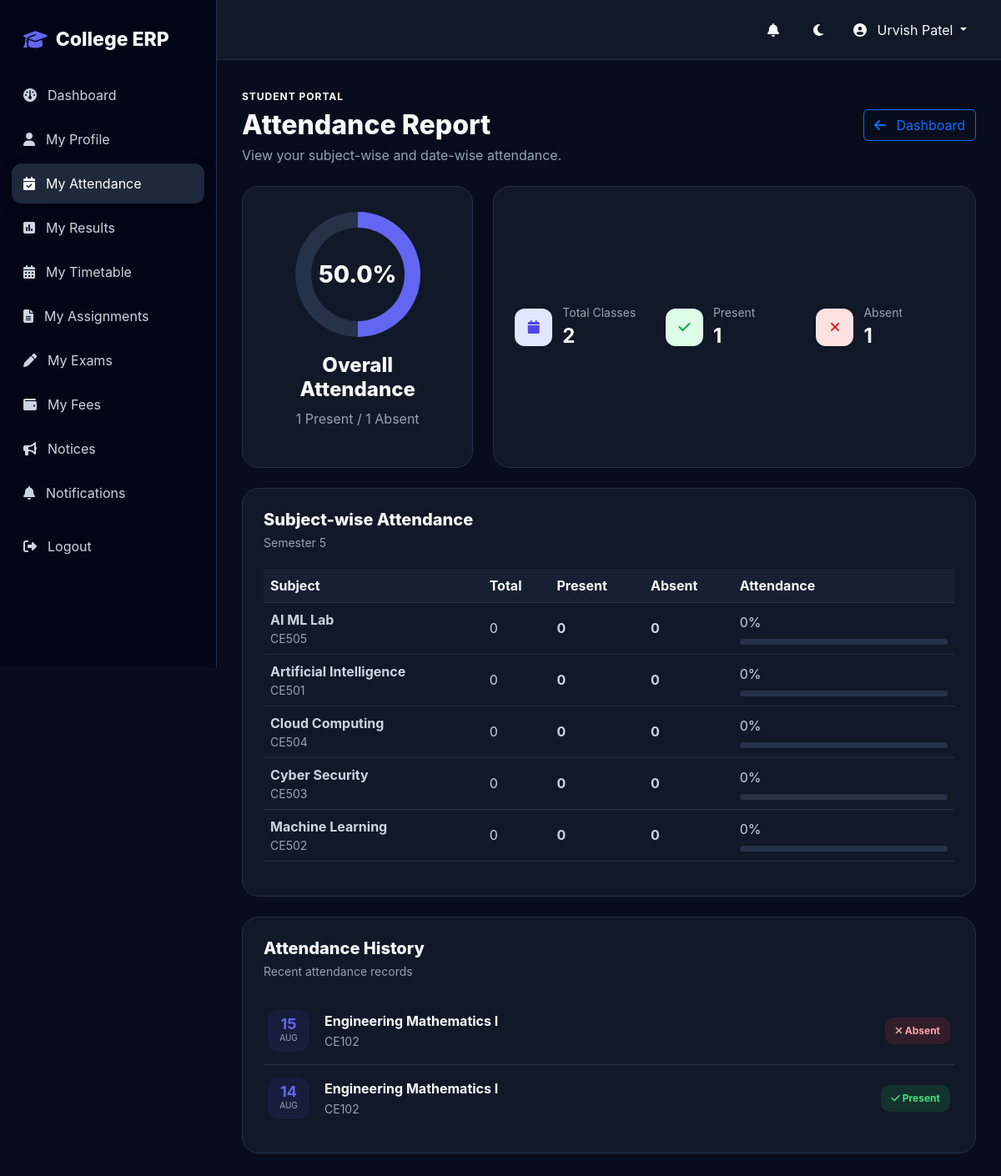
Screenshot of /attendance-report/ (signed in) with the database file from the repository.
### students/models.py (models this page shows, shortened)
class Student(models.Model):
    GENDER_CHOICES = [
        ("MALE", "Male"),
        ("FEMALE", "Female"),
        ("OTHER", "Other"),
    ]
    user = models.OneToOneField(
        User,
        on_delete=models.CASCADE,
        related_name="student_profile",
        blank=True,
        null=True,
    )
    student_id = models.CharField(
        max_length=30,
        unique=True
    )
    profile_photo = models.ImageField(
        upload_to="students/",
        blank=True,
        null=True
    )
    first_name = models.CharField(max_length=100)
    last_name = models.CharField(max_length=100)
    email = models.EmailField()
    phone = models.CharField(
        max_length=15,
        blank=True
    )
    date_of_birth = models.DateField(
        blank=True,
        null=True
    )
    gender = models.CharField(
        max_length=10,
        choices=GENDER_CHOICES,
        blank=True
    )
    address = models.TextField(
        blank=True
    )
    guardian_name = models.CharField(
        max_length=150,
        blank=True
    )
    guardian_phone = models.CharField(
        max_length=15,
        blank=True
    )
    department = models.ForeignKey(
        Department,
        on_delete=models.PROTECT,
        related_name="students"
    )
    course = models.ForeignKey(
        Course,
        on_delete=models.PROTECT,
        related_name="students"
    )
    semester = models.ForeignKey(
        Semester,
        on_delete=models.PROTECT,
        related_name="students"
    )
    academic_year = models.ForeignKey(
        AcademicYear,
        on_delete=models.PROTECT,
        related_name="students"
    )
    admission_date = models.DateField(
        auto_now_add=True
    )
    is_active = models.BooleanField(
        default=True
    )
    created_at = models.DateTimeField(
        auto_now_add=True
    )
    updated_at = models.DateTimeField(
        auto_now=True
    )
    class Meta:
        ordering = ["student_id"]

### academics/models.py (models this page shows, shortened)
class Semester(models.Model):
    name = models.CharField(max_length=50)
    number = models.PositiveIntegerField()
    is_active = models.BooleanField(default=False)
    class Meta:
        ordering = ["number"]

class Subject(models.Model):
    SUBJECT_TYPES = [
        ("THEORY", "Theory"),
        ("PRACTICAL", "Practical"),
        ("LAB", "Lab"),
    ]
    course = models.ForeignKey(
        Course,
        on_delete=models.CASCADE,
        related_name="subjects"
    )
    semester = models.ForeignKey(
        Semester,
        on_delete=models.CASCADE,
        related_name="subjects"
    )
    name = models.CharField(max_length=150)
    code = models.CharField(max_length=30, unique=True)
    credits = models.PositiveIntegerField(default=3)
    subject_type = models.CharField(
        max_length=20,
        choices=SUBJECT_TYPES,
        default="THEORY"
    )
    is_active = models.BooleanField(default=True)
    class Meta:
        ordering = ["name"]

### attendance/models.py (models this page shows, shortened)
class Attendance(models.Model):
    STATUS_CHOICES = [
        ("PRESENT", "Present"),
        ("ABSENT", "Absent"),
    ]
    student = models.ForeignKey(
        Student,
        on_delete=models.CASCADE,
        related_name="attendance_records"
    )
    subject = models.ForeignKey(
        Subject,
        on_delete=models.CASCADE,
        related_name="attendance_records"
    )
    faculty = models.ForeignKey(
        Faculty,
        on_delete=models.PROTECT,
        related_name="attendance_records"
    )
    date = models.DateField()
    status = models.CharField(
        max_length=10,
        choices=STATUS_CHOICES
    )
    created_at = models.DateTimeField(
        auto_now_add=True
    )
    updated_at = models.DateTimeField(
        auto_now=True
    )
    class Meta:
        ordering = ["-date"]
        constraints = [
            models.UniqueConstraint(
                fields=[
                    "student",
                    "subject",
                    "date",
                ],
                name="unique_student_subject_date"
            )
        ]

### students/views.py (the view)
@login_required
def attendance_report(request):
    student = Student.objects.filter(
        user=request.user,
        is_active=True
    ).select_related(
        "department",
        "course",
        "semester",
        "academic_year",
    ).first()
    if not student:
        messages.error(
            request,
            "Student profile not found."
        )
        return redirect("dashboard")
    records = student.attendance_records.select_related(
        "subject",
        "faculty",
    ).order_by("-date")
    overall = records.aggregate(
        total=Count("id"),
        present=Count(
            "id",
            filter=Q(status="PRESENT")
        )
    )
    total = overall["total"] or 0
    present = overall["present"] or 0
    absent = total - present
    overall_percentage = (
        round((present / total) * 100, 2)
        if total else 0
    )
    subjects = student.course.subjects.filter(
        semester=student.semester,
        is_active=True
    )
    subject_reports = []
    for subject in subjects:
        data = records.filter(
            subject=subject
        ).aggregate(
            total=Count("id"),
            present=Count(
                "id",
                filter=Q(status="PRESENT")
            )
        )
        subject_total = data["total"] or 0
        subject_present = data["present"] or 0
        subject_absent = subject_total - subject_present
        percentage = (
            round(
                (subject_present / subject_total) * 100,
                2
            )
            if subject_total else 0
        )
        subject_reports.append({
            "subject": subject,
            "total": subject_total,
            "present": subject_present,
            "absent": subject_absent,
            "percentage": percentage,
        })
    context = {
        "student": student,
        "records": records,
        "overall_percentage": overall_percentage,
        "total": total,
        "present": present,
        "absent": absent,
        "subject_reports": subject_reports,
    }
    return render(
        request,
        "students/attendance_report.html",
        context
    )

### templates/students/attendance_report.html (shortened to what this page needs)
{% extends "base.html" %}
{% block content %}
<div class="report-header" data-aos="fade-down">
    <div>
        <span class="small-label">
            Student Portal
        </span>
        <h2>
            Attendance Report
        </h2>
        <p>
            View your subject-wise and date-wise attendance.
        </p>
    </div>
    <a
        href="{% url 'dashboard' %}"
        class="btn btn-outline-primary"
    >
        <i class="fa-solid fa-arrow-left me-2"></i>
        Dashboard
    </a>
</div>
<div class="row g-4 mb-4">
    <div
        class="col-lg-4"
        data-aos="fade-up"
    >
        <div class="attendance-overview">
            <div class="circle-progress">
                <span>
                    {{ overall_percentage }}%
                </span>
            </div>
            <h4>
                Overall Attendance
            </h4>
            <p>
                {{ present }} Present /
                {{ absent }} Absent
            </p>
        </div>
    </div>
    <div
        class="col-lg-8"
        data-aos="fade-up"
        data-aos-delay="100"
    >
        <div class="summary-card">
            <div class="summary-item">
                <div class="summary-icon total">
                    <i class="fa-solid fa-calendar"></i>
                </div>
                <div>
                    <small>Total Classes</small>
                    <strong>{{ total }}</strong>
                </div>
            </div>
            <div class="summary-item">
                <div class="summary-icon present">
                    <i class="fa-solid fa-check"></i>
                </div>
                <div>
                    <small>Present</small>
                    <strong>{{ present }}</strong>
                </div>
            </div>
            <div class="summary-item">
                <div class="summary-icon absent">
                    <i class="fa-solid fa-xmark"></i>
                </div>
                <div>
                    <small>Absent</small>
                    <strong>{{ absent }}</strong>
                </div>
            </div>
        </div>
    </div>
</div>
<div
    class="report-card"
    data-aos="fade-up"
>
    <div class="card-title">
        <div>
            <h5>Subject-wise Attendance</h5>
            <small>
                {{ student.semester.name }}
            </small>
        </div>
    </div>
    <div class="table-responsive">
        <table class="table align-middle">
            <thead>
                <tr>
                    <th>Subject</th>
                    <th>Total</th>
                    <th>Present</th>
                    <th>Absent</th>
                    <th>Attendance</th>
                </tr>
            </thead>
            <tbody>
                {% for item in subject_reports %}
                <tr>
                    <td>
                        <strong>
                            {{ item.subject.name }}
                        </strong>
                        <small class="d-block text-muted">
                            {{ item.subject.code }}
                        </small>
                    </td>
                    <td>
                        {{ item.total }}
                    </td>
                    <td class="text-success fw-bold">
                        {{ item.present }}
                    </td>
                    <td class="text-danger fw-bold">
                        {{ item.absent }}
                    </td>
                    <td style="min-width:180px">
                        <div class="d-flex justify-content-between">
                            <span>
                                {{ item.percentage }}%
                            </span>
                        </div>
                        <div class="progress mt-2">
                        </div>
                    </td>
                </tr>
                {% endfor %}
            </tbody>
        </table>
    </div>
</div>
<div
    class="report-card mt-4"
    data-aos="fade-up"
>
    <div class="card-title">
        <div>
            <h5>Attendance History</h5>
            <small>
                Recent attendance records
            </small>
        </div>
    </div>
    <div class="history-list">
        {% for record in records %}
        <div class="history-item">
            <div class="history-date">
                <strong>
                    {{ record.date|date:"d" }}
                </strong>
                <small>
                    {{ record.date|date:"M" }}
                </small>
            </div>
            <div class="history-subject">
                <strong>
                    {{ record.subject.name }}
                </strong>
                <small>
                    {{ record.subject.code }}
                </small>
            </div>
            {% if record.status == "PRESENT" %}
                <span class="status present-status">
                    <i class="fa-solid fa-check"></i>
                    Present
                </span>
            {% else %}
                <span class="status absent-status">
                    <i class="fa-solid fa-xmark"></i>
                    Absent
                </span>
            {% endif %}
        </div>
        {% empty %}
        <div class="text-center py-4 text-muted">
            No attendance history available.
        </div>
        {% endfor %}
    </div>
</div>
{% endblock %}

### templates/base.html (shortened to what this page needs)
{% load static %}
<!DOCTYPE html>
<html lang="en">
<head>
    <link
        href="https://cdn.jsdelivr.net/npm/bootstrap@5.3.3/dist/css/bootstrap.min.css"
        rel="stylesheet"
    >
    <link
        href="https://cdnjs.cloudflare.com/ajax/libs/font-awesome/6.7.2/css/all.min.css"
        rel="stylesheet"
    >
    <link
        href="https://unpkg.com/aos@2.3.4/dist/aos.css"
        rel="stylesheet"
    >
</head>
<body>
    {% if user.is_authenticated %}
        {% include "components/sidebar.html" %}
        <main class="main">
            <nav class="navbar-custom">
                <div class="d-flex align-items-center gap-2">
                    <a
                        href="{% url 'notification_list' %}"
                        class="theme-btn position-relative me-1"
                        title="Notifications"
                        style="text-decoration: none; display: inline-flex; align-items: center; justify-content: center;"
                    >
                        <i class="fa-solid fa-bell"></i>
                    </a>
                    <button
                        class="theme-btn"
                        id="themeToggle"
                        title="Toggle theme"
                    >
                        <i class="fa-solid fa-moon"></i>
                    </button>
                    <div class="dropdown">
                        <button
                            class="btn dropdown-toggle"
                            data-bs-toggle="dropdown"
                            style="color: var(--text);"
                        >
                            <i class="fa-solid fa-circle-user me-2"></i>
                            {{ user.get_full_name|default:user.username }}
                        </button>
                    </div>
                </div>
            </nav>
            <section class="content">
                {% block content %}{% endblock %}
            </section>
        </main>
    {% else %}
        {% block auth_content %}{% endblock %}
    {% endif %}
</body>
</html>

### rows the page displays
Student: semester.name "Semester 5"
Subject: subject.name "AI ML Lab", subject.code "CE505", total "0", present "0", absent "0", percentage "0"
Subject: subject.name "Artificial Intelligence", subject.code "CE501", total "0", present "0", absent "0", percentage "0"
Subject: subject.name "Cloud Computing", subject.code "CE504", total "0", present "0", absent "0", percentage "0"
Subject: subject.name "Cyber Security", subject.code "CE503", total "0", present "0", absent "0", percentage "0"
Subject: subject.name "Machine Learning", subject.code "CE502", total "0", present "0", absent "0", percentage "0"
Attendance: date "15", date "AUG", subject.name "Engineering Mathematics I", subject.code "CE102", status "ABSENT" (drawn)
Attendance: date "14", date "AUG", subject.name "Engineering Mathematics I", subject.code "CE102", status "PRESENT" (drawn)

### other values shown
{{ user.get_full_name|default:user.username }} "Urvish Patel"
{{ overall_percentage }} "50.0"
{{ present }} "1"
{{ absent }} "1"
{{ total }} "2"
